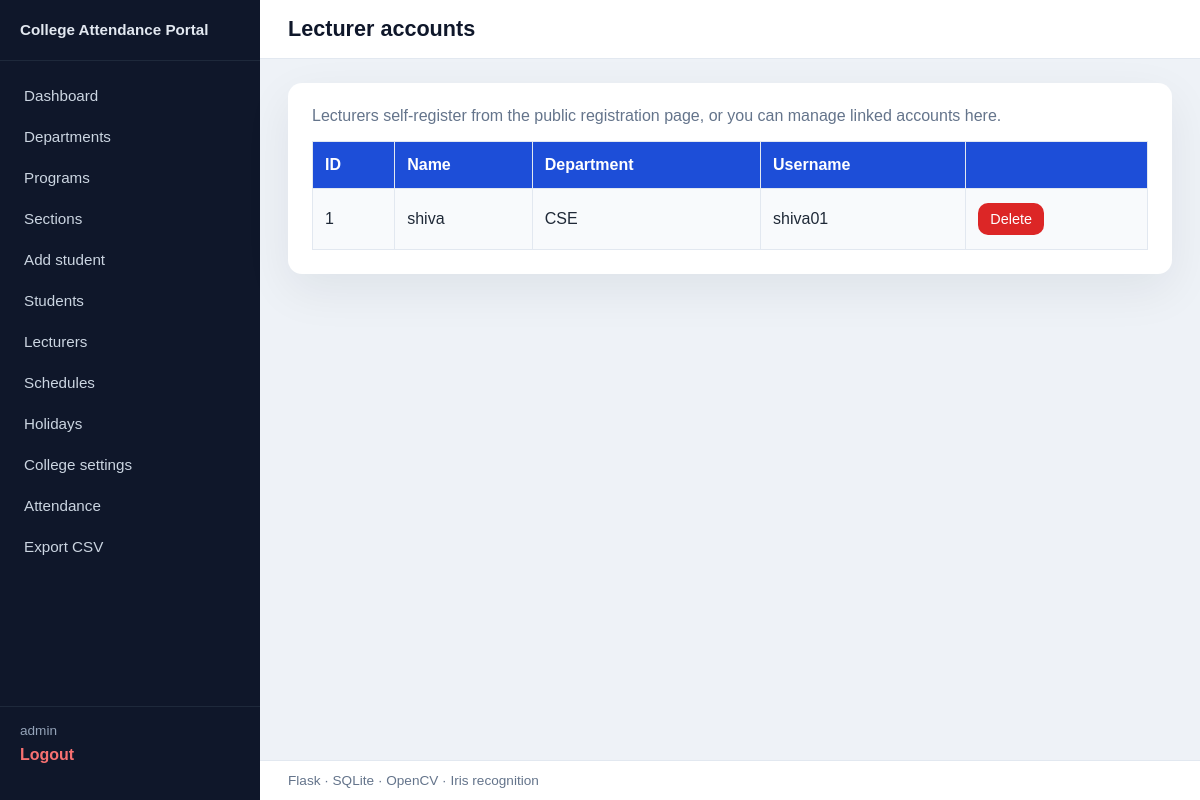
/admin/lecturers (signed in), run on the app's committed database.
### tables this page shows
CREATE TABLE college_settings (
            key TEXT PRIMARY KEY,
            value TEXT NOT NULL
        );

CREATE TABLE lecturers (
            lecturer_id TEXT PRIMARY KEY,
            name TEXT NOT NULL,
            department TEXT NOT NULL,
            username TEXT UNIQUE NOT NULL,
            password TEXT NOT NULL
        );

### app.py (the view)
@app.route("/admin/lecturers")
@admin_required
def admin_lecturers():
    conn = get_db_connection()
    rows = conn.execute(
        "SELECT lecturer_id, name, department, username FROM lecturers ORDER BY name"
    ).fetchall()
    conn.close()
    return render_template("admin_lecturers.html", lecturers=rows)

### app.py (called while the page is built)
def get_setting(key: str, default: str = "") -> str:
    conn = get_db_connection()
    row = conn.execute(
        "SELECT value FROM college_settings WHERE key = ?", (key,)
    ).fetchone()
    conn.close()
    return row["value"] if row else default

@app.context_processor
def inject_college():
    logo = get_setting("college_logo", "")
    logo_url = url_for("static", filename=logo) if logo else ""
    return {
        "college_name": get_setting("college_name", "College Attendance Portal"),
        "college_logo_url": logo_url,
    }

def admin_required(view):
    @wraps(view)
    def wrapped(*args, **kwargs):
        if not session.get("login_id"):
            flash("Please log in to continue.")
            return redirect(url_for("login", next=request.path))
        if session.get("role") != "admin":
            flash("You do not have permission to access that page.")
            return redirect(url_for("index"))
        return view(*args, **kwargs)
    return wrapped

### database.py (called while the page is built)
def get_db_connection():
    conn = sqlite3.connect(
        str(DATABASE_PATH),
        timeout=30.0,
        check_same_thread=False,
    )
    conn.row_factory = sqlite3.Row
    conn.execute("PRAGMA foreign_keys = ON")
    conn.execute("PRAGMA busy_timeout = 30000")
    conn.execute("PRAGMA journal_mode = WAL")
    return conn

### templates/admin_lecturers.html (shortened to what this page needs)
{% extends 'base.html' %}
{% block heading %}Lecturer accounts{% endblock %}
{% block content %}
<section class="page-section">
    <p class="muted">Lecturers self-register from the public registration page, or you can manage linked accounts here.</p>
    {% if lecturers %}
    <div class="table-wrap">
        <table>
            <thead>
                <tr>
                    <th>ID</th>
                    <th>Name</th>
                    <th>Department</th>
                    <th>Username</th>
                    <th></th>
                </tr>
            </thead>
            <tbody>
                {% for lec in lecturers %}
                <tr>
                    <td>{{ lec['lecturer_id'] }}</td>
                    <td>{{ lec['name'] }}</td>
                    <td>{{ lec['department'] }}</td>
                    <td>{{ lec['username'] }}</td>
                    <td>
                        <form method="post" action="{{ url_for('delete_lecturer', lecturer_id=lec['lecturer_id']) }}" class="inline-form" onsubmit="return confirm('Delete lecturer and login?');">
                            <button type="submit" class="btn-danger">Delete</button>
                        </form>
                    </td>
                </tr>
                {% endfor %}
            </tbody>
        </table>
    </div>
    {% else %}
    <p class="muted">No lecturer profiles stored yet.</p>
    {% endif %}
</section>
{% endblock %}

### templates/base.html (shortened to what this page needs)
<!DOCTYPE html>
<html lang="en">
<head>
    <link rel="stylesheet" href="{{ url_for('static', filename='css/style.css') }}" />
</head>
<body class="{% if session.get('login_id') %}app-shell{% endif %}">
{% if session.get('login_id') %}
<div class="layout-portal">
    <aside class="sidebar">
        <div class="sidebar-brand">
            <span class="sidebar-title">{{ college_name }}</span>
        </div>
        <nav class="sidebar-nav">
            {% if session.get('role') == 'admin' %}
                <a href="{{ url_for('admin_dashboard') }}">Dashboard</a>
                <a href="{{ url_for('add_department') }}">Departments</a>
                <a href="{{ url_for('add_branch') }}">Programs</a>
                <a href="{{ url_for('add_section') }}">Sections</a>
                <a href="{{ url_for('add_student') }}">Add student</a>
                <a href="{{ url_for('view_students') }}">Students</a>
                <a href="{{ url_for('admin_lecturers') }}">Lecturers</a>
                <a href="{{ url_for('admin_schedule') }}">Schedules</a>
                <a href="{{ url_for('admin_holidays') }}">Holidays</a>
                <a href="{{ url_for('admin_settings') }}">College settings</a>
                <a href="{{ url_for('admin_view_attendance') }}">Attendance</a>
                <a href="{{ url_for('admin_download') }}">Export CSV</a>
            {% elif session.get('role') in ('lecturer', 'teacher') %}
                <a href="{{ url_for('lecturer_dashboard') }}">Dashboard</a>
                <a href="{{ url_for('lecturer_edit_attendance') }}">Edit attendance</a>
            {% elif session.get('role') == 'student' %}
                <a href="{{ url_for('student_dashboard') }}">Dashboard</a>
                <a href="{{ url_for('student_attendance_page') }}">Mark attendance</a>
                <a href="{{ url_for('student_calendar') }}">Calendar</a>
            {% endif %}
        </nav>
        <div class="sidebar-footer">
            <span class="sidebar-user">{{ session.get('username') }}</span>
            <a href="{{ url_for('logout') }}" class="sidebar-logout">Logout</a>
        </div>
    </aside>
    <div class="layout-main">
        <header class="topbar">
            <h1 class="topbar-heading">{% block heading %}{% endblock %}</h1>
        </header>
        <div class="main-content">
{% endif %}
{% block content %}{% endblock %}
{% if session.get('login_id') %}
        </div>
        <footer class="site-footer-inner">Flask · SQLite · OpenCV · Iris recognition</footer>
    </div>
</div>
{% else %}
</main>
<footer class="site-footer">
    <div class="container">Flask · SQLite · OpenCV iris/eye recognition</div>
</footer>
{% endif %}
</body>
</html>

### static/css/style.css (style rules this page uses)
* { box-sizing: border-box; }
body { margin: 0; font-family: Arial, sans-serif; background: #f6f8fb; color: #1f2937; }
.muted { color: #64748b; margin-top: 0; }
.inline-form { display: inline; }
button.btn-danger { background: #dc2626; width: auto; padding: 8px 12px; font-size: 0.9rem; }
.page-section { background: #ffffff; border-radius: 14px; padding: 24px; box-shadow: 0 16px 48px rgba(15, 23, 42, 0.07); }
input[type="text"], input[type="password"], input[type="search"], input[type="date"], input[type="number"], input[type="file"], select, button { width: 100%; padding: 12px 14px; border-radius: 10px; border: 1px solid #d1d5db; font-size: 1rem; }
button { cursor: pointer; background: #2563eb; color: #ffffff; border: none; transition: background 0.2s ease; }
.table-wrap { overflow-x: auto; }
table { width: 100%; border-collapse: collapse; }
thead { background: #1d4ed8; color: #ffffff; }
th, td { padding: 14px 12px; border: 1px solid #e2e8f0; text-align: left; }
tbody tr:nth-child(odd) { background: #f8fafc; }
.app-shell { margin: 0; min-height: 100vh; background: #eef2f7; }
.layout-portal { display: flex; min-height: 100vh; }
.sidebar { width: 260px; flex-shrink: 0; background: #0f172a; color: #e2e8f0; display: flex; flex-direction: column; padding: 20px 0; }
.sidebar-brand { display: flex; align-items: center; gap: 12px; padding: 0 20px 20px; border-bottom: 1px solid #1e293b; }
.sidebar-title { font-weight: 700; font-size: 0.95rem; line-height: 1.3; }
.sidebar-nav { display: flex; flex-direction: column; gap: 4px; padding: 16px 12px; flex: 1; }
.sidebar-nav a { color: #cbd5e1; text-decoration: none; padding: 10px 12px; border-radius: 8px; font-weight: 500; font-size: 0.95rem; }
.sidebar-footer { padding: 16px 20px; border-top: 1px solid #1e293b; display: flex; flex-direction: column; gap: 8px; }
.sidebar-user { font-size: 0.85rem; color: #94a3b8; }
.sidebar-logout { color: #f87171; text-decoration: none; font-weight: 600; }
.layout-main { flex: 1; display: flex; flex-direction: column; min-width: 0; }
.topbar { background: #fff; border-bottom: 1px solid #e2e8f0; padding: 16px 28px; }
.topbar-heading { margin: 0; font-size: 1.35rem; color: #0f172a; }
.main-content { flex: 1; padding: 24px 28px 40px; }
.site-footer-inner { padding: 12px 28px; font-size: 0.85rem; color: #64748b; background: #fff; border-top: 1px solid #e2e8f0; }

### data on the page
college_settings: value "College Attendance Portal"
lecturers: lecturer_id "1", name "shiva", department "CSE", username "shiva01"

### other printed values
{{ session.get('username') }} "admin"
